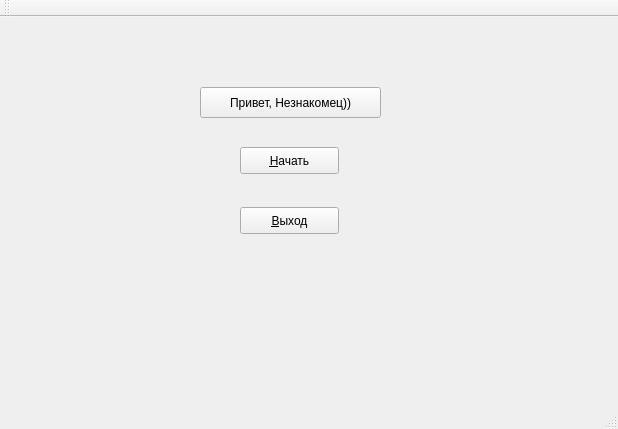
<?xml version="1.0" encoding="UTF-8"?>
<ui version="4.0">
 <class>MainWindow</class>
 <widget class="QMainWindow" name="MainWindow">
  <property name="geometry">
   <rect>
    <x>0</x>
    <y>0</y>
    <width>618</width>
    <height>429</height>
   </rect>
  </property>
  <property name="windowTitle">
   <string>Печатка</string>
  </property>
  <property name="windowIcon">
   <iconset>
    <normaloff>Adium.png</normaloff>Adium.png</iconset>
  </property>
  <widget class="QWidget" name="centralWidget">
   <widget class="QStackedWidget" name="stackedWidget">
    <property name="geometry">
     <rect>
      <x>90</x>
      <y>40</y>
      <width>401</width>
      <height>251</height>
     </rect>
    </property>
    <property name="maximumSize">
     <size>
      <width>401</width>
      <height>251</height>
     </size>
    </property>
    <property name="currentIndex">
     <number>0</number>
    </property>
    <widget class="QWidget" name="main_page">
     <widget class="QPushButton" name="start">
      <property name="geometry">
       <rect>
        <x>150</x>
        <y>90</y>
        <width>99</width>
        <height>27</height>
       </rect>
      </property>
      <property name="text">
       <string>&amp;Начать</string>
      </property>
     </widget>
     <widget class="QPushButton" name="exit">
      <property name="geometry">
       <rect>
        <x>150</x>
        <y>150</y>
        <width>99</width>
        <height>27</height>
       </rect>
      </property>
      <property name="text">
       <string>&amp;Выход</string>
      </property>
     </widget>
     <widget class="QPushButton" name="changeNameButton">
      <property name="geometry">
       <rect>
        <x>110</x>
        <y>30</y>
        <width>181</width>
        <height>31</height>
       </rect>
      </property>
      <property name="text">
       <string>Привет, Незнакомец))</string>
      </property>
     </widget>
    </widget>
    <widget class="QWidget" name="page">
     <widget class="QWidget" name="">
      <property name="geometry">
       <rect>
        <x>10</x>
        <y>0</y>
        <width>371</width>
        <height>231</height>
       </rect>
      </property>
      <layout class="QHBoxLayout" name="horizontalLayout_3">
       <item>
        <layout class="QVBoxLayout" name="verticalLayout_5">
         <item>
          <layout class="QVBoxLayout" name="verticalLayout_2">
           <item>
            <widget class="QLabel" name="WhatIsYourName">
             <property name="text">
              <string>Как вас величать, сударь?</string>
             </property>
             <property name="alignment">
              <set>Qt::AlignCenter</set>
             </property>
            </widget>
           </item>
           <item>
            <layout class="QHBoxLayout" name="horizontalLayout">
             <item>
              <widget class="QLabel" name="label">
               <property name="text">
                <string>Введите имя:</string>
               </property>
              </widget>
             </item>
             <item>
              <widget class="QLineEdit" name="inputName"/>
             </item>
            </layout>
           </item>
          </layout>
         </item>
         <item>
          <widget class="QListWidget" name="listWidget"/>
         </item>
        </layout>
       </item>
       <item>
        <layout class="QVBoxLayout" name="verticalLayout_6">
         <item>
          <widget class="QPushButton" name="create">
           <property name="text">
            <string>Создать</string>
           </property>
          </widget>
         </item>
         <item>
          <widget class="QPushButton" name="pushButton">
           <property name="text">
            <string>Удалить</string>
           </property>
          </widget>
         </item>
         <item>
          <widget class="QPushButton" name="pushButton_2">
           <property name="text">
            <string>Применить</string>
           </property>
          </widget>
         </item>
         <item>
          <widget class="QPushButton" name="returnToMenu">
           <property name="text">
            <string>Назад</string>
           </property>
          </widget>
         </item>
        </layout>
       </item>
      </layout>
     </widget>
    </widget>
    <widget class="QWidget" name="page_2">
     <widget class="QPushButton" name="menuButton">
      <property name="geometry">
       <rect>
        <x>30</x>
        <y>210</y>
        <width>99</width>
        <height>27</height>
       </rect>
      </property>
      <property name="text">
       <string>&amp;Меню</string>
      </property>
     </widget>
     <widget class="QWidget" name="layoutWidget">
      <property name="geometry">
       <rect>
        <x>90</x>
        <y>20</y>
        <width>231</width>
        <height>121</height>
       </rect>
      </property>
      <layout class="QVBoxLayout" name="verticalLayout">
       <item>
        <widget class="QLabel" name="mess1">
         <property name="text">
          <string>Введите следующую строку:</string>
         </property>
         <property name="alignment">
          <set>Qt::AlignCenter</set>
         </property>
        </widget>
       </item>
       <item>
        <widget class="QLabel" name="task">
         <property name="layoutDirection">
          <enum>Qt::LeftToRight</enum>
         </property>
         <property name="text">
          <string>ао оо ао оаоа а о</string>
         </property>
         <property name="alignment">
          <set>Qt::AlignCenter</set>
         </property>
        </widget>
       </item>
       <item>
        <widget class="QLineEdit" name="input"/>
       </item>
      </layout>
     </widget>
     <widget class="QLabel" name="mess2">
      <property name="geometry">
       <rect>
        <x>20</x>
        <y>170</y>
        <width>371</width>
        <height>31</height>
       </rect>
      </property>
      <property name="text">
       <string/>
      </property>
      <property name="alignment">
       <set>Qt::AlignCenter</set>
      </property>
     </widget>
     <widget class="QPushButton" name="retryButton">
      <property name="geometry">
       <rect>
        <x>160</x>
        <y>210</y>
        <width>99</width>
        <height>27</height>
       </rect>
      </property>
      <property name="text">
       <string>&amp;Заново</string>
      </property>
     </widget>
     <widget class="QPushButton" name="nextLevelButton">
      <property name="geometry">
       <rect>
        <x>280</x>
        <y>210</y>
        <width>99</width>
        <height>27</height>
       </rect>
      </property>
      <property name="text">
       <string>&amp;Дальше</string>
      </property>
      <property name="autoDefault">
       <bool>true</bool>
      </property>
     </widget>
    </widget>
   </widget>
   <widget class="QWidget" name="widget" native="true">
    <property name="geometry">
     <rect>
      <x>150</x>
      <y>310</y>
      <width>120</width>
      <height>80</height>
     </rect>
    </property>
   </widget>
  </widget>
  <widget class="QToolBar" name="mainToolBar">
   <attribute name="toolBarArea">
    <enum>TopToolBarArea</enum>
   </attribute>
   <attribute name="toolBarBreak">
    <bool>false</bool>
   </attribute>
  </widget>
  <widget class="QStatusBar" name="statusBar"/>
 </widget>
 <layoutdefault spacing="6" margin="11"/>
 <resources/>
 <connections/>
</ui>
